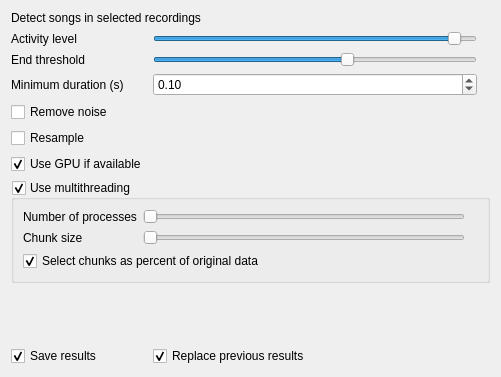
<?xml version="1.0" encoding="UTF-8"?>
<ui version="4.0">
 <class>DetectorOptions</class>
 <widget class="QWidget" name="DetectorOptions">
  <property name="geometry">
   <rect>
    <x>0</x>
    <y>0</y>
    <width>501</width>
    <height>377</height>
   </rect>
  </property>
  <property name="windowTitle">
   <string>Form</string>
  </property>
  <layout class="QGridLayout" name="gridLayout">
   <item row="0" column="0" colspan="3">
    <widget class="QLabel" name="label">
     <property name="text">
      <string>Detect songs in selected recordings</string>
     </property>
    </widget>
   </item>
   <item row="1" column="0">
    <widget class="QLabel" name="label_2">
     <property name="sizePolicy">
      <sizepolicy hsizetype="Maximum" vsizetype="Preferred">
       <horstretch>0</horstretch>
       <verstretch>0</verstretch>
      </sizepolicy>
     </property>
     <property name="text">
      <string>Activity level</string>
     </property>
    </widget>
   </item>
   <item row="1" column="1">
    <widget class="QSlider" name="slider_activity">
     <property name="maximum">
      <number>100</number>
     </property>
     <property name="value">
      <number>95</number>
     </property>
     <property name="orientation">
      <enum>Qt::Horizontal</enum>
     </property>
    </widget>
   </item>
   <item row="1" column="2">
    <widget class="QLabel" name="lbl_activity">
     <property name="text">
      <string/>
     </property>
    </widget>
   </item>
   <item row="2" column="0">
    <widget class="QLabel" name="label_4">
     <property name="text">
      <string>End threshold</string>
     </property>
    </widget>
   </item>
   <item row="2" column="1">
    <widget class="QSlider" name="slider_end_threshold">
     <property name="value">
      <number>60</number>
     </property>
     <property name="orientation">
      <enum>Qt::Horizontal</enum>
     </property>
    </widget>
   </item>
   <item row="2" column="2">
    <widget class="QLabel" name="lbl_end_threshold">
     <property name="text">
      <string/>
     </property>
    </widget>
   </item>
   <item row="3" column="0">
    <widget class="QLabel" name="label_3">
     <property name="text">
      <string>Minimum duration (s)</string>
     </property>
    </widget>
   </item>
   <item row="3" column="1">
    <widget class="QDoubleSpinBox" name="spin_min_duration">
     <property name="singleStep">
      <double>0.010000000000000</double>
     </property>
     <property name="value">
      <double>0.100000000000000</double>
     </property>
    </widget>
   </item>
   <item row="4" column="0" colspan="2">
    <widget class="QCheckBox" name="checkbox_remove_noise">
     <property name="text">
      <string>Remove noise</string>
     </property>
    </widget>
   </item>
   <item row="5" column="0">
    <widget class="QCheckBox" name="checkbox_resample">
     <property name="text">
      <string>Resample</string>
     </property>
    </widget>
   </item>
   <item row="9" column="0">
    <widget class="QCheckBox" name="checkbox_save">
     <property name="text">
      <string>Save results</string>
     </property>
     <property name="checked">
      <bool>true</bool>
     </property>
    </widget>
   </item>
   <item row="9" column="1">
    <widget class="QCheckBox" name="checkbox_overwrite">
     <property name="text">
      <string>Replace previous results</string>
     </property>
     <property name="checked">
      <bool>true</bool>
     </property>
    </widget>
   </item>
   <item row="6" column="0">
    <widget class="QCheckBox" name="checkbox_gpu">
     <property name="text">
      <string>Use GPU if available</string>
     </property>
     <property name="checked">
      <bool>true</bool>
     </property>
    </widget>
   </item>
   <item row="8" column="0" colspan="2">
    <spacer name="verticalSpacer">
     <property name="orientation">
      <enum>Qt::Vertical</enum>
     </property>
     <property name="sizeHint" stdset="0">
      <size>
       <width>20</width>
       <height>84</height>
      </size>
     </property>
    </spacer>
   </item>
   <item row="7" column="0" colspan="3">
    <widget class="QGroupBox" name="groupBox">
     <property name="title">
      <string>Use multithreading</string>
     </property>
     <property name="checkable">
      <bool>true</bool>
     </property>
     <layout class="QGridLayout" name="gridLayout_2">
      <item row="0" column="1">
       <widget class="QSlider" name="horizontalSlider">
        <property name="orientation">
         <enum>Qt::Horizontal</enum>
        </property>
       </widget>
      </item>
      <item row="2" column="2">
       <widget class="QLabel" name="label_8">
        <property name="text">
         <string/>
        </property>
       </widget>
      </item>
      <item row="0" column="0">
       <widget class="QLabel" name="label_5">
        <property name="text">
         <string>Number of processes</string>
        </property>
       </widget>
      </item>
      <item row="0" column="2">
       <widget class="QLabel" name="label_6">
        <property name="text">
         <string/>
        </property>
       </widget>
      </item>
      <item row="1" column="0">
       <widget class="QLabel" name="label_7">
        <property name="text">
         <string>Chunk size</string>
        </property>
       </widget>
      </item>
      <item row="1" column="1">
       <widget class="QSlider" name="horizontalSlider_2">
        <property name="orientation">
         <enum>Qt::Horizontal</enum>
        </property>
       </widget>
      </item>
      <item row="2" column="0" colspan="2">
       <widget class="QCheckBox" name="checkBox">
        <property name="text">
         <string>Select chunks as percent of original data</string>
        </property>
        <property name="checked">
         <bool>true</bool>
        </property>
       </widget>
      </item>
     </layout>
    </widget>
   </item>
  </layout>
 </widget>
 <resources/>
 <connections/>
</ui>
